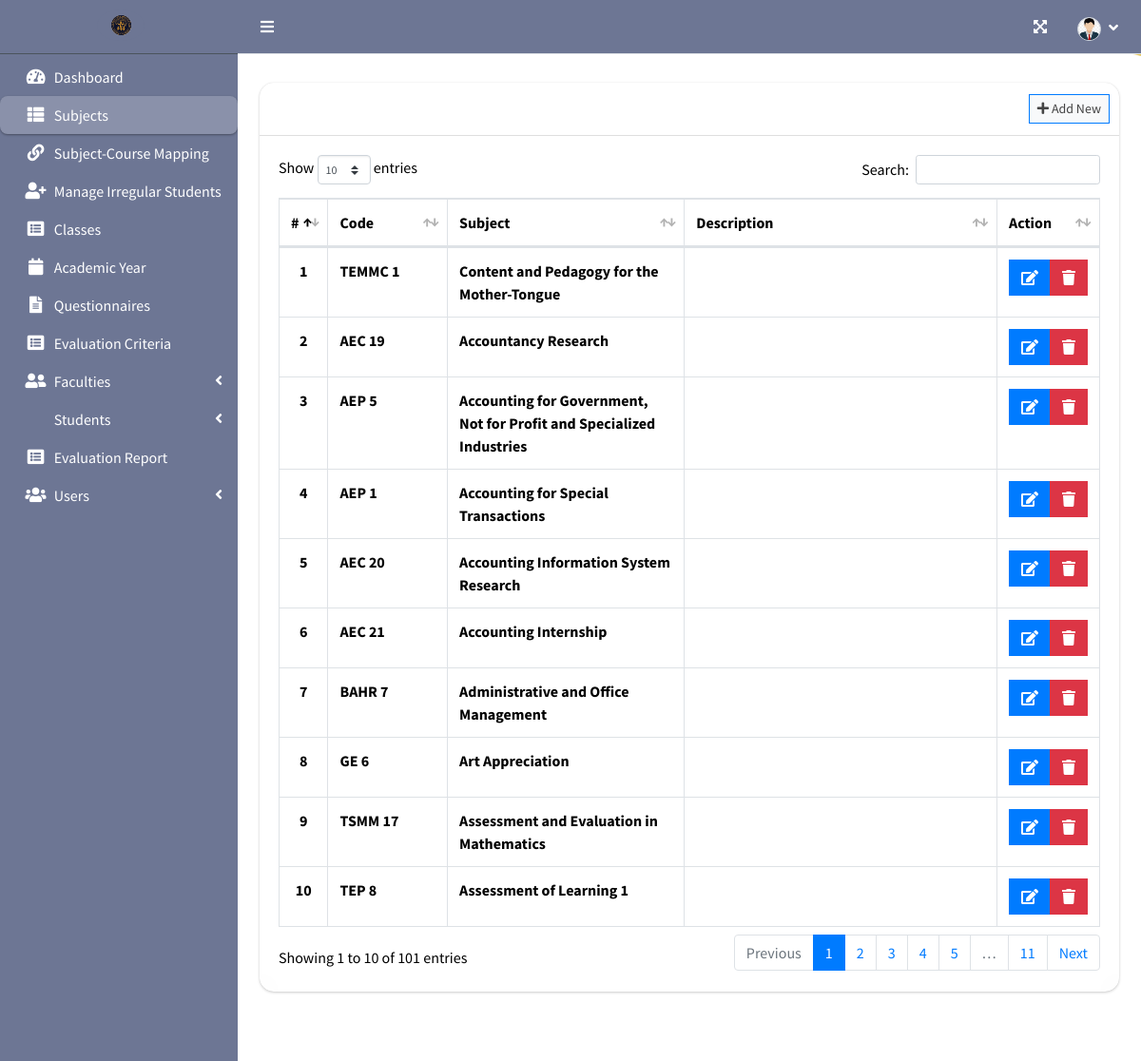
Screenshot of /index.php?page=subject_list (signed in) with the database file from the repository.
### tables this page shows
CREATE TABLE `subject_list` (
  `id` int(30) NOT NULL,
  `code` varchar(50) NOT NULL,
  `subject` text NOT NULL,
  `description` text NOT NULL
);

### admin/subject_list.php (the view, shortened to what this page needs)
<?php include'db_connect.php' ?>
<div class="col-lg-12">
	<div class="card card-outline ">
		<div class="card-header">
			<div class="card-tools">
				<a class="btn btn-block btn-sm btn-default btn-flat border-primary new_subject" href="javascript:void(0)"><i class="fa fa-plus"></i> Add New</a>
			</div>
		</div>
		<div class="card-body">
			<table class="table tabe-hover table-bordered" id="list">
				<colgroup>
					<col width="5%">
					<col width="15%">
					<col width="30%">
					<col width="40%">
					<col width="15%">
				</colgroup>
				<thead>
					<tr>
						<th class="text-center">#</th>
						<th>Code</th>
						<th>Subject</th>
						<th>Description</th>
						<th>Action</th>
					</tr>
				</thead>
				<tbody>
					<?php
					$i = 1;
					$qry = $conn->query("SELECT * FROM subject_list order by subject asc ");
					while($row= $qry->fetch_assoc()):
					?>
					<tr>
						<th class="text-center"><?php echo $i++ ?></th>
						<td><b><?php echo $row['code'] ?></b></td>
						<td><b><?php echo $row['subject'] ?></b></td>
						<td><b><?php echo $row['description'] ?></b></td>
						<td class="text-center">
		                    <div class="btn-group">
		                        <a href="javascript:void(0)" data-id='<?php echo $row['id'] ?>' class="btn btn-primary btn-flat manage_subject">
		                          <i class="fas fa-edit"></i>
		                        </a>
		                        <button type="button" class="btn btn-danger btn-flat delete_subject" data-id="<?php echo $row['id'] ?>">
		                          <i class="fas fa-trash"></i>
		                        </button>
	                      </div>
						</td>
					</tr>
				<?php endwhile; ?>
				</tbody>
			</table>
		</div>
	</div>
</div>

### admin/subject_list.php (style rules this page uses)
.card,.card-body { color: black; background: transparent!important; backdrop-filter: blur(10px); -webkit-backdrop-filter: blur(10px); border-radius: 15px; border: none; }

### rows the page displays
subject_list: code "TEMMC 1", subject "Content and Pedagogy for the Mother-Tongue"
subject_list: code "AEC 19", subject "Accountancy Research"
subject_list: code "AEP 5", subject "Accounting for Government, Not for Profit and Specialized Industries"
subject_list: code "AEP 1", subject "Accounting for Special Transactions"
subject_list: code "AEC 20", subject "Accounting Information System Research"
subject_list: code "AEC 21", subject "Accounting Internship"
subject_list: code "BAHR 7", subject "Administrative and Office Management"
subject_list: code "GE 6", subject "Art Appreciation"
subject_list: code "TSMM 17", subject "Assessment and Evaluation in Mathematics"
subject_list: code "TEP 8", subject "Assessment of Learning 1"
